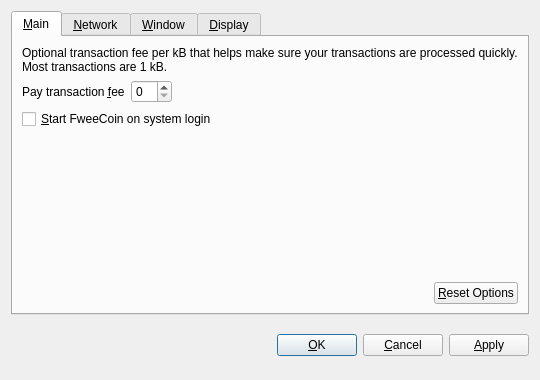
<?xml version="1.0" encoding="UTF-8"?>
<ui version="4.0">
 <class>OptionsDialog</class>
 <widget class="QDialog" name="OptionsDialog">
  <property name="geometry">
   <rect>
    <x>0</x>
    <y>0</y>
    <width>540</width>
    <height>380</height>
   </rect>
  </property>
  <property name="windowTitle">
   <string>Options</string>
  </property>
  <property name="modal">
   <bool>true</bool>
  </property>
  <layout class="QVBoxLayout" name="verticalLayout">
   <item>
    <widget class="QTabWidget" name="tabWidget">
     <property name="tabPosition">
      <enum>QTabWidget::North</enum>
     </property>
     <property name="currentIndex">
      <number>0</number>
     </property>
     <widget class="QWidget" name="tabMain">
      <attribute name="title">
       <string>&amp;Main</string>
      </attribute>
      <layout class="QVBoxLayout" name="verticalLayout_Main">
       <item>
        <widget class="QLabel" name="transactionFeeInfoLabel">
         <property name="text">
          <string>Optional transaction fee per kB that helps make sure your transactions are processed quickly. Most transactions are 1 kB.</string>
         </property>
         <property name="textFormat">
          <enum>Qt::PlainText</enum>
         </property>
         <property name="wordWrap">
          <bool>true</bool>
         </property>
        </widget>
       </item>
       <item>
        <layout class="QHBoxLayout" name="horizontalLayout_1_Main">
         <item>
          <widget class="QLabel" name="transactionFeeLabel">
           <property name="text">
            <string>Pay transaction &amp;fee</string>
           </property>
           <property name="textFormat">
            <enum>Qt::PlainText</enum>
           </property>
           <property name="buddy">
            <cstring>transactionFee</cstring>
           </property>
          </widget>
         </item>
         <item>
          <widget class="BitcoinAmountField" name="transactionFee"/>
         </item>
         <item>
          <spacer name="horizontalSpacer_1_Main">
           <property name="orientation">
            <enum>Qt::Horizontal</enum>
           </property>
           <property name="sizeHint" stdset="0">
            <size>
             <width>40</width>
             <height>20</height>
            </size>
           </property>
          </spacer>
         </item>
        </layout>
       </item>
       <item>
        <widget class="QCheckBox" name="bitcoinAtStartup">
         <property name="toolTip">
          <string>Automatically start FweeCoin after logging in to the system.</string>
         </property>
         <property name="text">
          <string>&amp;Start FweeCoin on system login</string>
         </property>
        </widget>
       </item>
       <item>
        <spacer name="verticalSpacer_Main">
         <property name="orientation">
          <enum>Qt::Vertical</enum>
         </property>
         <property name="sizeHint" stdset="0">
          <size>
           <width>20</width>
           <height>40</height>
          </size>
         </property>
        </spacer>
       </item>
       <item>
        <layout class="QHBoxLayout" name="horizontalLayout_2_Main">
         <item>
          <spacer name="horizontalSpacer_2_Main">
           <property name="orientation">
            <enum>Qt::Horizontal</enum>
           </property>
           <property name="sizeHint" stdset="0">
            <size>
             <width>40</width>
             <height>20</height>
            </size>
           </property>
          </spacer>
         </item>
         <item>
          <widget class="QPushButton" name="resetButton">
           <property name="toolTip">
            <string>Reset all client options to default.</string>
           </property>
           <property name="text">
            <string>&amp;Reset Options</string>
           </property>
           <property name="autoDefault">
            <bool>false</bool>
           </property>
          </widget>
         </item>
        </layout>
       </item>
      </layout>
     </widget>
     <widget class="QWidget" name="tabNetwork">
      <attribute name="title">
       <string>&amp;Network</string>
      </attribute>
      <layout class="QVBoxLayout" name="verticalLayout_Network">
       <item>
        <widget class="QCheckBox" name="mapPortUpnp">
         <property name="toolTip">
          <string>Automatically open the FweeCoin client port on the router. This only works when your router supports UPnP and it is enabled.</string>
         </property>
         <property name="text">
          <string>Map port using &amp;UPnP</string>
         </property>
        </widget>
       </item>
       <item>
        <widget class="QCheckBox" name="connectSocks">
         <property name="toolTip">
          <string>Connect to the FweeCoin network through a SOCKS proxy (e.g. when connecting through Tor).</string>
         </property>
         <property name="text">
          <string>&amp;Connect through SOCKS proxy:</string>
         </property>
        </widget>
       </item>
       <item>
        <layout class="QHBoxLayout" name="horizontalLayout_Network">
         <item>
          <widget class="QLabel" name="proxyIpLabel">
           <property name="text">
            <string>Proxy &amp;IP:</string>
           </property>
           <property name="textFormat">
            <enum>Qt::PlainText</enum>
           </property>
           <property name="buddy">
            <cstring>proxyIp</cstring>
           </property>
          </widget>
         </item>
         <item>
          <widget class="QValidatedLineEdit" name="proxyIp">
           <property name="maximumSize">
            <size>
             <width>140</width>
             <height>16777215</height>
            </size>
           </property>
           <property name="toolTip">
            <string>IP address of the proxy (e.g. 127.0.0.1)</string>
           </property>
          </widget>
         </item>
         <item>
          <widget class="QLabel" name="proxyPortLabel">
           <property name="text">
            <string>&amp;Port:</string>
           </property>
           <property name="textFormat">
            <enum>Qt::PlainText</enum>
           </property>
           <property name="buddy">
            <cstring>proxyPort</cstring>
           </property>
          </widget>
         </item>
         <item>
          <widget class="QLineEdit" name="proxyPort">
           <property name="maximumSize">
            <size>
             <width>55</width>
             <height>16777215</height>
            </size>
           </property>
           <property name="toolTip">
            <string>Port of the proxy (e.g. 9050)</string>
           </property>
          </widget>
         </item>
         <item>
          <widget class="QLabel" name="socksVersionLabel">
           <property name="text">
            <string>SOCKS &amp;Version:</string>
           </property>
           <property name="textFormat">
            <enum>Qt::PlainText</enum>
           </property>
           <property name="buddy">
            <cstring>socksVersion</cstring>
           </property>
          </widget>
         </item>
         <item>
          <widget class="QValueComboBox" name="socksVersion">
           <property name="toolTip">
            <string>SOCKS version of the proxy (e.g. 5)</string>
           </property>
          </widget>
         </item>
         <item>
          <spacer name="horizontalSpacer_Network">
           <property name="orientation">
            <enum>Qt::Horizontal</enum>
           </property>
           <property name="sizeHint" stdset="0">
            <size>
             <width>40</width>
             <height>20</height>
            </size>
           </property>
          </spacer>
         </item>
        </layout>
       </item>
       <item>
        <spacer name="verticalSpacer_Network">
         <property name="orientation">
          <enum>Qt::Vertical</enum>
         </property>
         <property name="sizeHint" stdset="0">
          <size>
           <width>20</width>
           <height>40</height>
          </size>
         </property>
        </spacer>
       </item>
      </layout>
     </widget>
     <widget class="QWidget" name="tabWindow">
      <attribute name="title">
       <string>&amp;Window</string>
      </attribute>
      <layout class="QVBoxLayout" name="verticalLayout_Window">
       <item>
        <widget class="QCheckBox" name="minimizeToTray">
         <property name="toolTip">
          <string>Show only a tray icon after minimizing the window.</string>
         </property>
         <property name="text">
          <string>&amp;Minimize to the tray instead of the taskbar</string>
         </property>
        </widget>
       </item>
       <item>
        <widget class="QCheckBox" name="minimizeOnClose">
         <property name="toolTip">
          <string>Minimize instead of exit the application when the window is closed. When this option is enabled, the application will be closed only after selecting Quit in the menu.</string>
         </property>
         <property name="text">
          <string>M&amp;inimize on close</string>
         </property>
        </widget>
       </item>
       <item>
        <spacer name="verticalSpacer_Window">
         <property name="orientation">
          <enum>Qt::Vertical</enum>
         </property>
         <property name="sizeHint" stdset="0">
          <size>
           <width>20</width>
           <height>40</height>
          </size>
         </property>
        </spacer>
       </item>
      </layout>
     </widget>
     <widget class="QWidget" name="tabDisplay">
      <attribute name="title">
       <string>&amp;Display</string>
      </attribute>
      <layout class="QVBoxLayout" name="verticalLayout_Display">
       <item>
        <layout class="QHBoxLayout" name="horizontalLayout_1_Display">
         <item>
          <widget class="QLabel" name="langLabel">
           <property name="text">
            <string>User Interface &amp;language:</string>
           </property>
           <property name="textFormat">
            <enum>Qt::PlainText</enum>
           </property>
           <property name="buddy">
            <cstring>lang</cstring>
           </property>
          </widget>
         </item>
         <item>
          <widget class="QValueComboBox" name="lang">
           <property name="toolTip">
            <string>The user interface language can be set here. This setting will take effect after restarting FweeCoin.</string>
           </property>
          </widget>
         </item>
        </layout>
       </item>
       <item>
        <layout class="QHBoxLayout" name="horizontalLayout_2_Display">
         <item>
          <widget class="QLabel" name="unitLabel">
           <property name="text">
            <string>&amp;Unit to show amounts in:</string>
           </property>
           <property name="textFormat">
            <enum>Qt::PlainText</enum>
           </property>
           <property name="buddy">
            <cstring>unit</cstring>
           </property>
          </widget>
         </item>
         <item>
          <widget class="QValueComboBox" name="unit">
           <property name="toolTip">
            <string>Choose the default subdivision unit to show in the interface and when sending coins.</string>
           </property>
          </widget>
         </item>
        </layout>
       </item>
       <item>
        <widget class="QCheckBox" name="displayAddresses">
         <property name="toolTip">
          <string>Whether to show FweeCoin addresses in the transaction list or not.</string>
         </property>
         <property name="text">
          <string>&amp;Display addresses in transaction list</string>
         </property>
        </widget>
       </item>
       <item>
        <spacer name="verticalSpacer_Display">
         <property name="orientation">
          <enum>Qt::Vertical</enum>
         </property>
         <property name="sizeHint" stdset="0">
          <size>
           <width>20</width>
           <height>40</height>
          </size>
         </property>
        </spacer>
       </item>
      </layout>
     </widget>
    </widget>
   </item>
   <item>
    <layout class="QHBoxLayout" name="horizontalLayout_Buttons">
     <item>
      <spacer name="horizontalSpacer_1">
       <property name="orientation">
        <enum>Qt::Horizontal</enum>
       </property>
       <property name="sizeHint" stdset="0">
        <size>
         <width>40</width>
         <height>48</height>
        </size>
       </property>
      </spacer>
     </item>
     <item>
      <widget class="QLabel" name="statusLabel">
       <property name="font">
        <font>
         <weight>75</weight>
         <bold>true</bold>
        </font>
       </property>
       <property name="text">
        <string/>
       </property>
       <property name="textFormat">
        <enum>Qt::PlainText</enum>
       </property>
       <property name="wordWrap">
        <bool>true</bool>
       </property>
      </widget>
     </item>
     <item>
      <spacer name="horizontalSpacer_2">
       <property name="orientation">
        <enum>Qt::Horizontal</enum>
       </property>
       <property name="sizeHint" stdset="0">
        <size>
         <width>40</width>
         <height>48</height>
        </size>
       </property>
      </spacer>
     </item>
     <item>
      <widget class="QPushButton" name="okButton">
       <property name="text">
        <string>&amp;OK</string>
       </property>
      </widget>
     </item>
     <item>
      <widget class="QPushButton" name="cancelButton">
       <property name="text">
        <string>&amp;Cancel</string>
       </property>
       <property name="autoDefault">
        <bool>false</bool>
       </property>
      </widget>
     </item>
     <item>
      <widget class="QPushButton" name="applyButton">
       <property name="text">
        <string>&amp;Apply</string>
       </property>
       <property name="autoDefault">
        <bool>false</bool>
       </property>
      </widget>
     </item>
    </layout>
   </item>
  </layout>
 </widget>
 <customwidgets>
  <customwidget>
   <class>BitcoinAmountField</class>
   <extends>QSpinBox</extends>
   <header>bitcoinamountfield.h</header>
  </customwidget>
  <customwidget>
   <class>QValueComboBox</class>
   <extends>QComboBox</extends>
   <header>qvaluecombobox.h</header>
  </customwidget>
  <customwidget>
   <class>QValidatedLineEdit</class>
   <extends>QLineEdit</extends>
   <header>qvalidatedlineedit.h</header>
  </customwidget>
 </customwidgets>
 <resources/>
 <connections/>
</ui>
